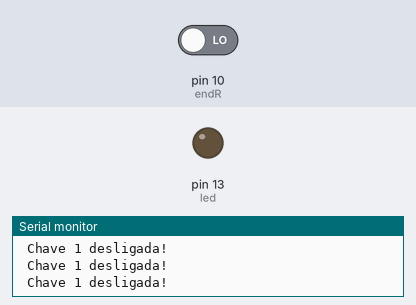
A sketch run on a simulated Arduino Uno, built with avr-gcc and run on an emulated ATmega328P. On the bench: output pins drawn as LEDs (lit = HIGH), the last lines printed to the serial monitor. The inputs (shaded band) are chosen by the test bench; at power-on: pin 10 (endR) LOW.

Above: at 1.2 s.
1.3 s: pin 10 (endR) driven HIGH
At 2.7 s:
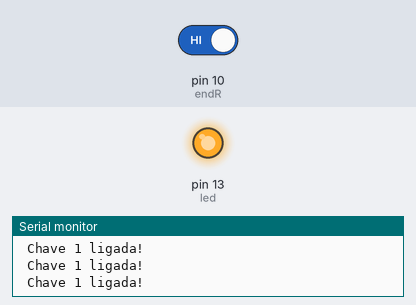
3.0 s: pin 10 (endR) driven LOW
At 3.9 s:
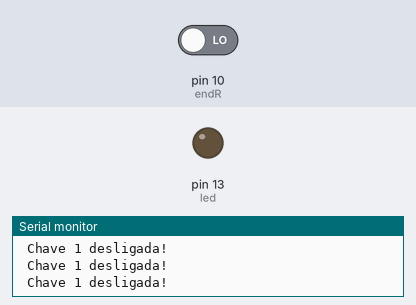
Timing chart, 0 to 6.0 s (numbered marks = the images above; inputs shaded):
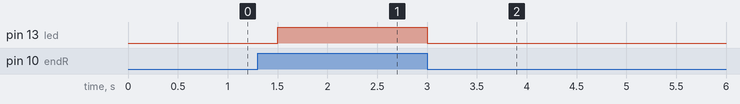

Measured:
- after the input at 1.3 s, pin 13 (led): LOW → HIGH after 0.20 s
- after the input at 3.0 s, pin 13 (led): HIGH → LOW at once

The sketch:

ppa.ino
```cpp
/*
*
* By JDev - https://github.com/JulianoDaniel
*
*/

#define endR 10
#define led  13

unsigned long timeEndR = 0;

void setup() {
  Serial.begin(9600);

  pinMode(led, OUTPUT);
  digitalWrite(led, LOW);

  pinMode(endR, INPUT);
  digitalWrite(endR, LOW);

  Serial.println(" Programa iniciado! ");

}

void loop() {
    if((millis() - timeEndR) >= 300){
      if(digitalRead(endR)){
        Serial.println(" Chave 1 ligada! ");
        digitalWrite(led, HIGH);
      }else{
        Serial.println(" Chave 1 desligada! ");
        digitalWrite(led, LOW);
      }

    timeEndR = millis();
    }
}
```
